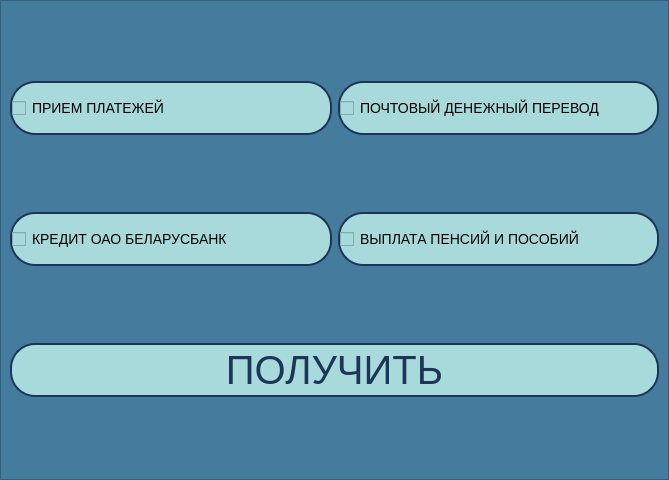
<?xml version="1.0" encoding="UTF-8"?>
<ui version="4.0">
 <class>Form</class>
 <widget class="QWidget" name="Form">
  <property name="geometry">
   <rect>
    <x>0</x>
    <y>0</y>
    <width>669</width>
    <height>480</height>
   </rect>
  </property>
  <property name="minimumSize">
   <size>
    <width>480</width>
    <height>320</height>
   </size>
  </property>
  <property name="maximumSize">
   <size>
    <width>1280</width>
    <height>720</height>
   </size>
  </property>
  <property name="font">
   <font>
    <family>Calibri</family>
    <pointsize>16</pointsize>
    <bold>true</bold>
   </font>
  </property>
  <property name="windowTitle">
   <string>BELPOST</string>
  </property>
  <property name="styleSheet">
   <string notr="true">background-color: #457b9d;</string>
  </property>
  <layout class="QVBoxLayout" name="verticalLayout">
   <property name="spacing">
    <number>0</number>
   </property>
   <property name="leftMargin">
    <number>0</number>
   </property>
   <property name="topMargin">
    <number>0</number>
   </property>
   <property name="rightMargin">
    <number>0</number>
   </property>
   <property name="bottomMargin">
    <number>0</number>
   </property>
   <item>
    <widget class="QFrame" name="frame">
     <property name="styleSheet">
      <string notr="true">QCheckBox{
	font-family: &quot;Arial&quot;;
	font-size: 14px;
	font-style: bold;
	background-color: #a8dadc;
	border: solid;
	border-width: 2px;
	border-color: #1d3557;
	border-radius: 25px;
	height: 50px;
}
QPushButton {
	background-color: #a8dadc;
	border: solid;
	border-width: 2px;
	border-color: #1d3557;
	border-radius: 25px;
	height: 50px;
	font-family: &quot;Arial&quot;;
	font-size: 40px;
	font-style: bold;
	color: #1d3557;
}</string>
     </property>
     <property name="frameShape">
      <enum>QFrame::StyledPanel</enum>
     </property>
     <property name="frameShadow">
      <enum>QFrame::Raised</enum>
     </property>
     <layout class="QGridLayout" name="gridLayout">
      <item row="1" column="0">
       <widget class="QCheckBox" name="checkBox_2">
        <property name="text">
         <string>КРЕДИТ ОАО БЕЛАРУСБАНК</string>
        </property>
       </widget>
      </item>
      <item row="0" column="1">
       <widget class="QCheckBox" name="checkBox_3">
        <property name="text">
         <string>ПОЧТОВЫЙ ДЕНЕЖНЫЙ ПЕРЕВОД</string>
        </property>
       </widget>
      </item>
      <item row="1" column="1">
       <widget class="QCheckBox" name="checkBox_4">
        <property name="text">
         <string>ВЫПЛАТА ПЕНСИЙ И ПОСОБИЙ</string>
        </property>
       </widget>
      </item>
      <item row="0" column="0">
       <widget class="QCheckBox" name="checkBox">
        <property name="text">
         <string>ПРИЕМ ПЛАТЕЖЕЙ</string>
        </property>
       </widget>
      </item>
      <item row="2" column="0" colspan="2">
       <widget class="QPushButton" name="pushButton">
        <property name="text">
         <string>ПОЛУЧИТЬ</string>
        </property>
       </widget>
      </item>
     </layout>
    </widget>
   </item>
  </layout>
 </widget>
 <resources/>
 <connections/>
</ui>
